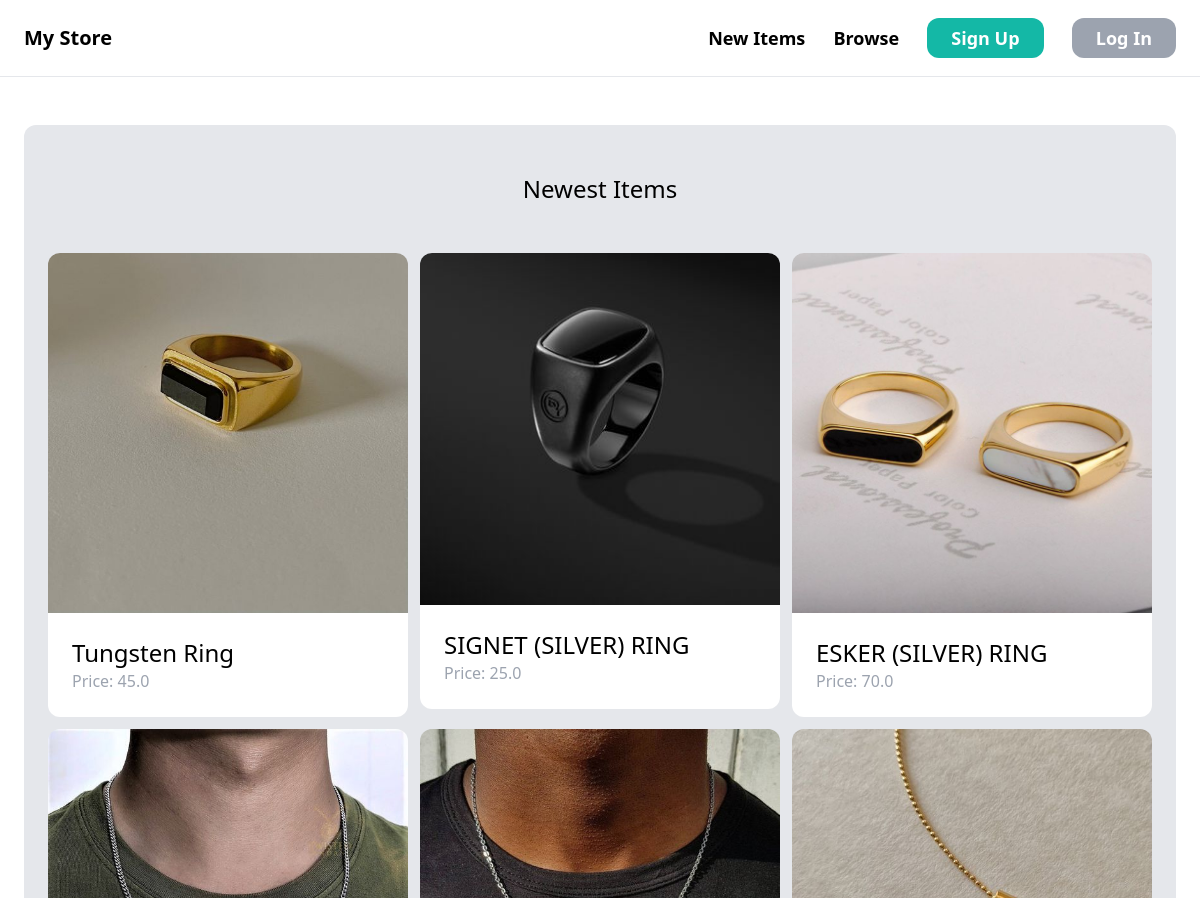
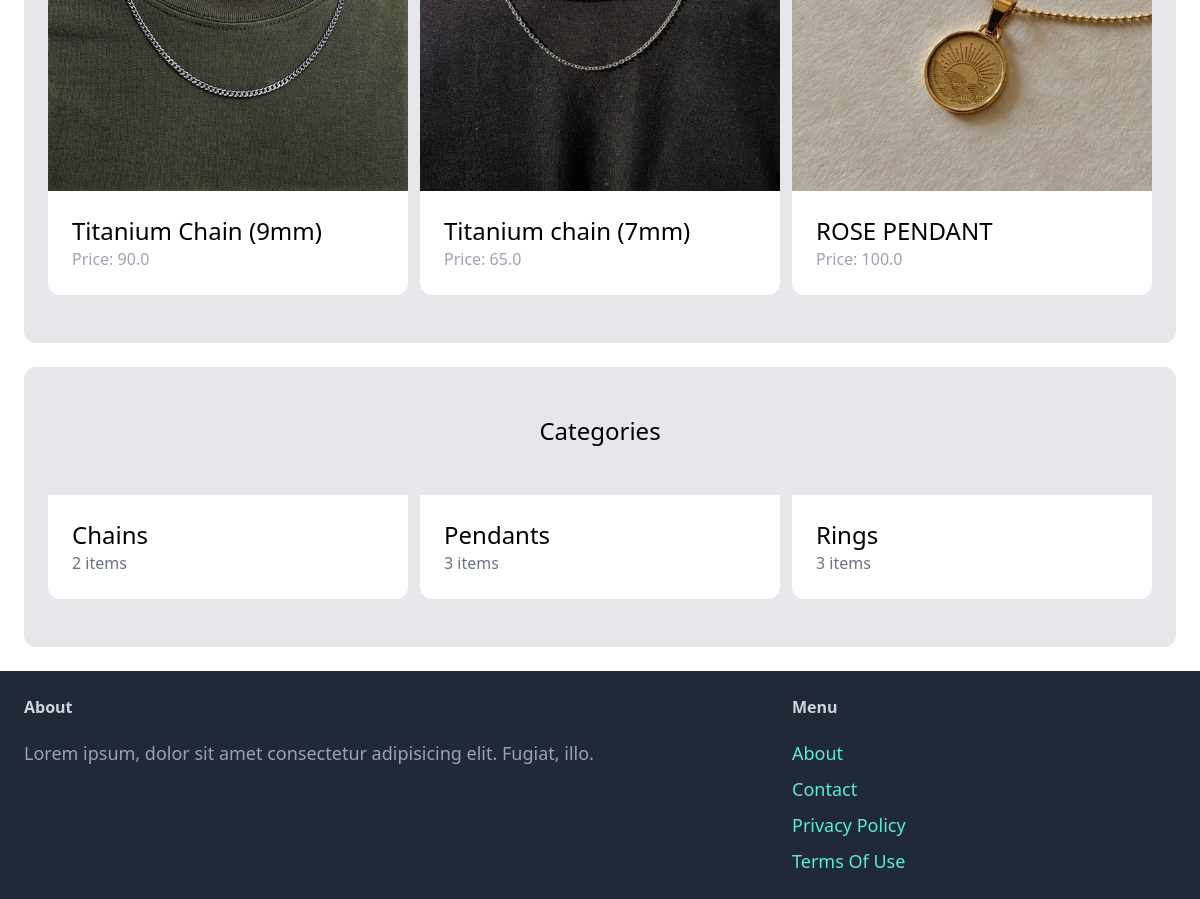
The app's page / (signed in) with its own data (2 pictures, top to bottom).
### item/models.py (models this page shows, shortened)
class Item(models.Model):
    category = models.ForeignKey(Category, related_name='item', on_delete=models.CASCADE)
    name = models.CharField(max_length=255)
    description = models.TextField(blank=True, null=True)
    price = models.FloatField()
    is_sold = models.BooleanField(default=False)
    image = models.ImageField(upload_to='item_images', blank=True, null=True)
    created_by = models.ForeignKey(User, related_name='items', on_delete=models.CASCADE)

class Category(models.Model):
    name = models.CharField(max_length=255)
    class Meta:
        ordering = ('name',)
        verbose_name_plural = 'Categories'

### core/views.py (the view)
# urls.py: path('', views.index, name='index'),
def  index(request):
    items = Item.objects.filter(is_sold = False)[0:6]
    categories = Category.objects.all()
    return render (request, "core/index.html", {
        'categories':categories,
        'items':items,
    })

### core/templates/core/index.html (shortened to what this page needs)
{% extends 'core/base.html'%}
{% block content %}
<div class="mt-6 px-6 py-12 bg-gray-200 rounded-xl">
    <h2 class="mb-12 text-2xl text-center">Newest Items</h2>
    <div class="grid grid-cols-3 gap-3">
        {% for item in items %}
        <div>
            <a href="{% url 'item:detail' item.id %}">
                <div>
                    <img src="{{ item.image.url }}" class="rounded-t-xl">
                </div>
                <div class="p-6 bg-white rounded-b-xl">
                    <h2 class="text-2xl">{{ item.name }}</h2>
                    <p class="text-gray-400">Price: {{ item.price }}</p>
                </div>
            </a>
        </div>
        {% endfor %}
    </div>
</div>
<div class="mt-6 px-6 py-12 bg-gray-200 rounded-xl">
    <h2 class="mb-12 text-2xl text-center">Categories</h2>
    <div class="grid grid-cols-3 gap-3">
        {% for category in categories %}
        <div>
            <a href="#">
                <div class="p-6 bg-white rounded-b-xl">
                    <h2 class="text-2xl">{{ category.name }}</h2>
                    <p class="text-gray-500">{{ category.item.count }} items</p>
                </div>
            </a>
        </div>
        {% endfor %}
        </div>
        </div>
{% endblock %}

### records on screen
Item: image (picture), name "Tungsten Ring", price "45.0"
Item: image (picture), name "SIGNET (SILVER) RING", price "25.0"
Item: image (picture), name "ESKER (SILVER) RING", price "70.0"
Item: image (picture), name "Titanium Chain (9mm)", price "90.0"
Item: image (picture), name "Titanium chain (7mm)", price "65.0"
Item: image (picture), name "ROSE PENDANT", price "100.0"
Category: name "Chains", item.count "2"
Category: name "Pendants", item.count "3"
Category: name "Rings", item.count "3"
